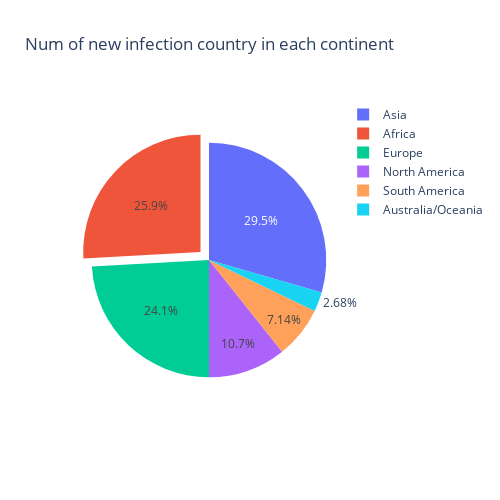

Source (notebook cell):
### Code cell
import plotly.graph_objects as go

# pull is given as a fraction of the pie radius
fig = go.Figure(data=[go.Pie(labels=covid_group_df["Continent"], values=covid_group_df["Country"], pull=[0.1, 0, 0, 0, 0 ,0 ])])
fig.update_layout(title_text="Num of new infection country in each continent")
# update figure size
fig.update_layout(
    autosize=False,
    width=500,
    height=500,
)
fig.show()

### Figure 1 — Plotly figure (JSON) as saved in the notebook; plotly's stock layout.template omitted (floating-point values rounded to 4 significant figures)
{"data": [{"labels": ["Africa", "Asia", "Australia/Oceania", "Europe", "North America", "South America"], "pull": [0.1, 0, 0, 0, 0, 0], "type": "pie", "values": [29, 33, 3, 27, 12, 8]}], "layout": {"autosize": false, "height": 500, "title": {"text": "Num of new infection country in each continent"}, "width": 500}}
